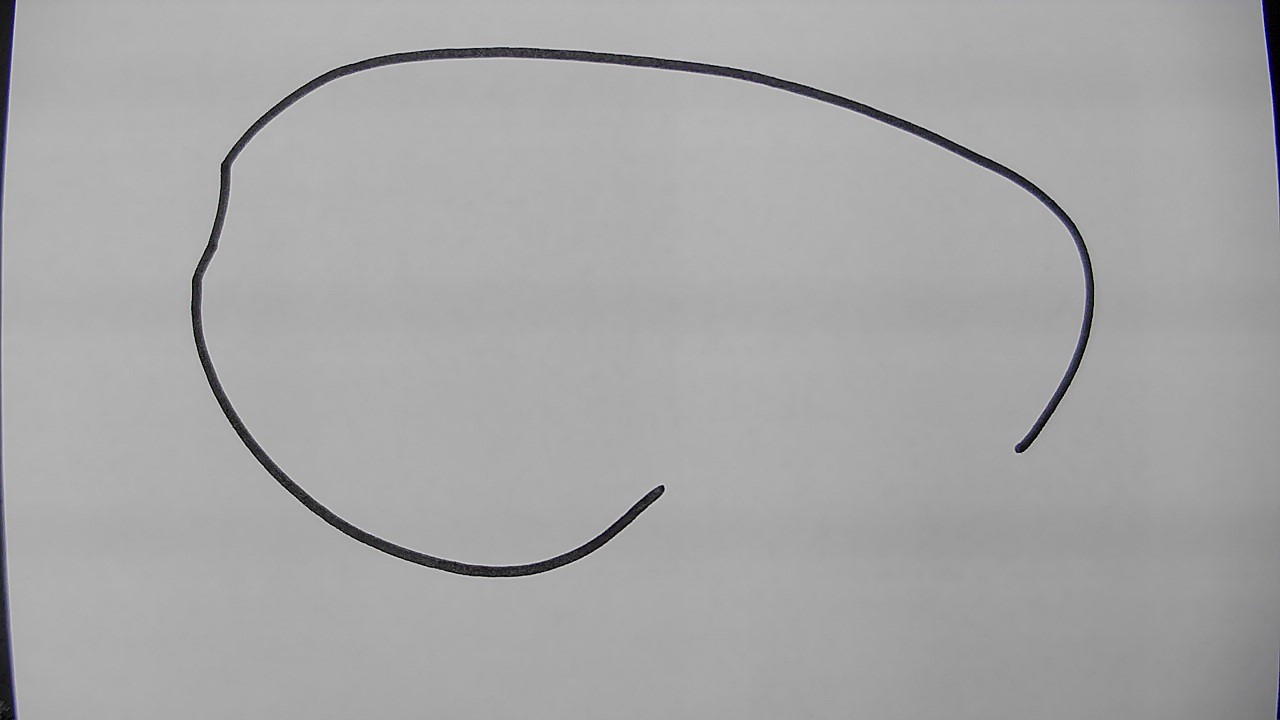
#> input picture images/testCurve.jpg, 1280 x 720 px
$ python find_contours.py
#> lines starting #> are read from the running program, lines starting #| are printed output that depends on the picture; after the words box and inside, x2 and y2 are one past the last pixel; in counts of white or black regions, pixels touching at a corner belong together
import cv2 as cv
import numpy as np
import os


def save_image(file_name, image, dir_name):
    os.chdir(dir_name)
    cv.imwrite(file_name, image)


def save_all_contours(contours, dir_name=r'C:\Users\Bogh\TestFolder'):
    pass


#  Find coord
def find_coord(contour):
    points = list()
    for point in contour:
        points.append([point[0][0], point[0][1]])  # Saving points as (x;y)
    return points


def find_longest_contour(contours):
    longest_contour = None
    longest_contour_length = 0
    for i in range(0, len(contours)):
        if len(contours[i]) > longest_contour_length:
            longest_contour = contours[i]
            longest_contour_length = len(contours[i])
    return longest_contour


def draw_all_contours(contours, hierarchy, blank, color=(0, 255, 0)):
    for i in range(0, len(contours)):
        cv.drawContours(blank, contours, i, color, 1, cv.LINE_8, hierarchy, 0)
    cv.imshow('All contours', blank)


def main():
    directory = r'C:\Users\Bogh\TestFolder'  # Directory for saving contours
    img = cv.imread('../../images/testCurve.jpg')
#> img is the input picture: shape (720, 1280, 3); mean B, G, R 166.7, 166.3, 166.4
    gray = cv.cvtColor(img, cv.COLOR_BGR2GRAY)
    blur = cv.GaussianBlur(gray, (5, 5), 1)
    canny = cv.Canny(blur, 30, 60, apertureSize=3, L2gradient=True)
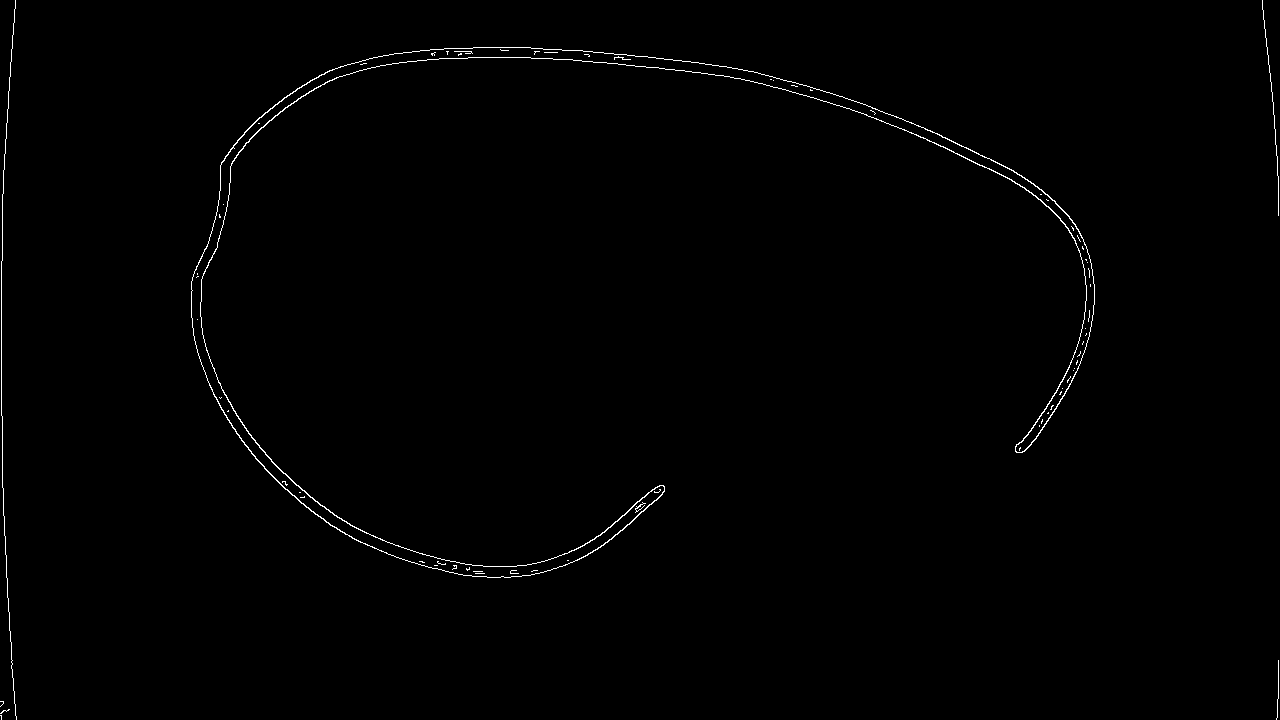
#> canny: shape (720, 1280); 0.64% white in thin lines or dots

    contours, hierarchy = cv.findContours(canny, cv.RETR_TREE, cv.CHAIN_APPROX_TC89_KCOS)  # Find contours (canny)
#> contours = 71 contours, 69 with area under 20; largest, box (x1, y1, x2, y2) and area: (191, 47, 1095, 578) 18842, (191, 47, 1095, 578) 17905
    drawing = np.zeros((canny.shape[0], canny.shape[1], 1), dtype='uint8')  # Make Matrix for drawing
    terminate_matrix = drawing.copy()

    for i in range(len(contours)):
        if len(contours[i]):  # If contour has more than 10 points
            cv.drawContours(drawing, contours, i, 255, 1, cv.LINE_8, hierarchy, 0)  # Draw contour in drawing matrix

            contour = cv.bitwise_xor(drawing, terminate_matrix)
            save_image(f'Contour#{i + 1}.jpg', contour, directory)  # Saving .jpg's of contours

            terminate_matrix = cv.bitwise_or(contour, terminate_matrix)  # Add contour to terminate matrix
#> this loop made 71 passes
#> pass 1, in main, `contour = cv.bitwise_xor(drawing, terminate_matrix)`:
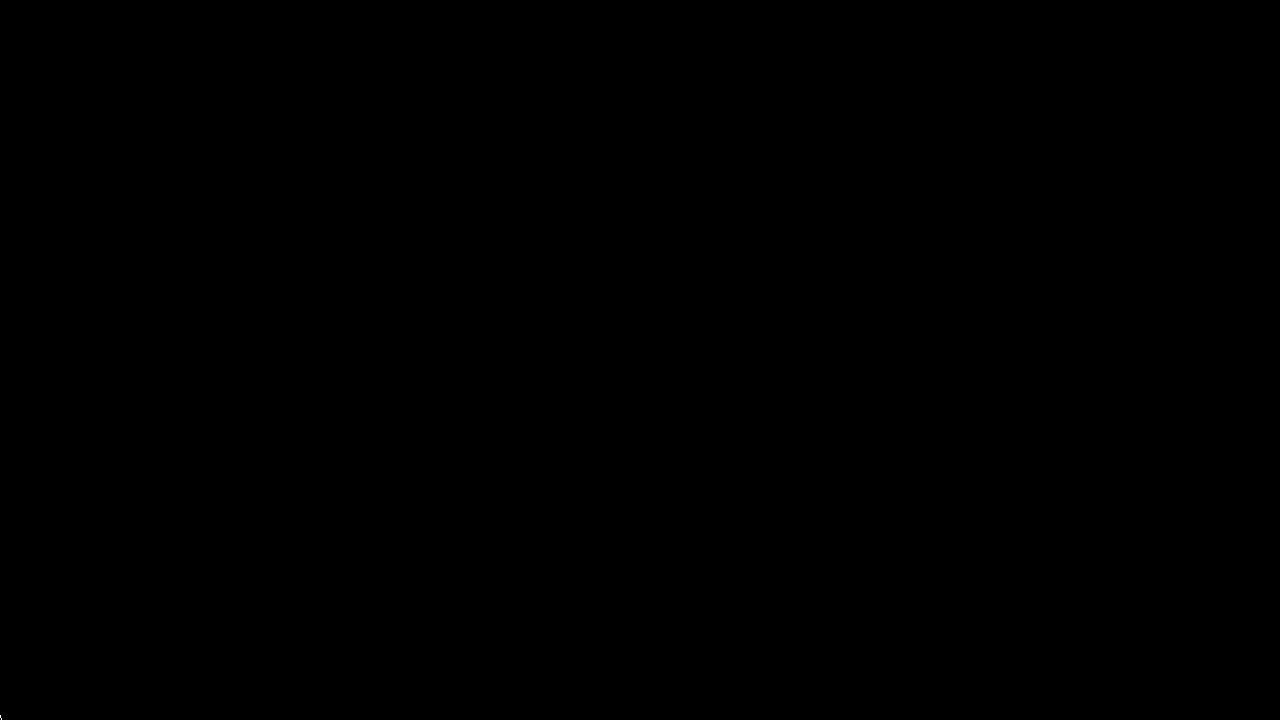
#> contour: shape (720, 1280); 0% white in thin lines or dots, all inside (x1, y1, x2, y2) = (0, 715, 2, 720)
#> after the loop:
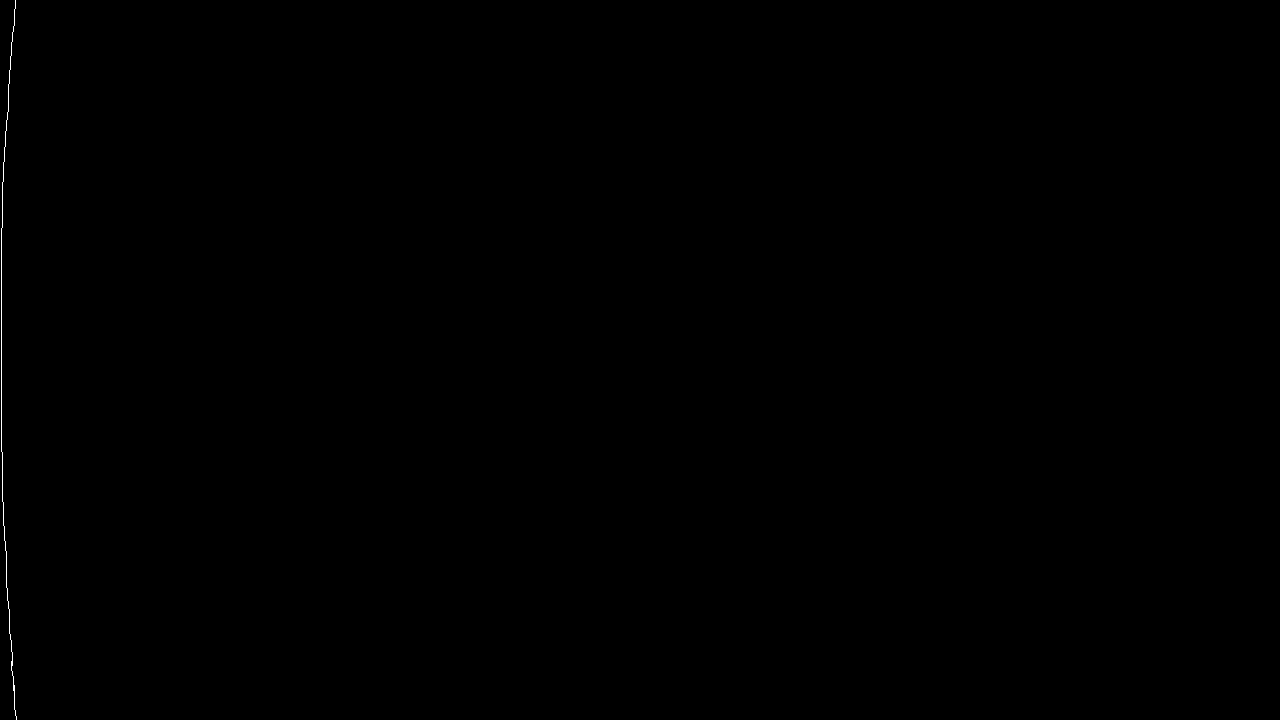
#> contour: shape (720, 1280); 0.08% white in thin lines or dots, all inside (x1, y1, x2, y2) = (1, 0, 17, 720)
#> after the loop: drawing: shape (720, 1280, 1); 0.65% white in thin lines or dots
    cv.waitKey(0)


if __name__ == '__main__':
    main()

$ run again, with images/1.jpg copied over images/testCurve.jpg
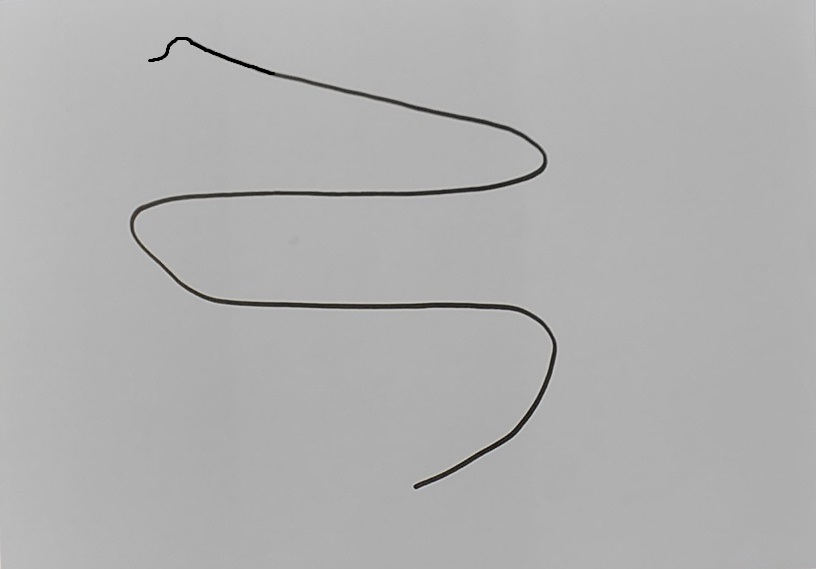
#> input picture images/1.jpg, 816 x 569 px
#> in main, img is the input picture: shape (569, 816, 3); mean B, G, R 176.2, 176.3, 176.3
#> in main, `canny = cv.Canny(blur, 30, 60, apertureSize=3, L2gradient=True)`:
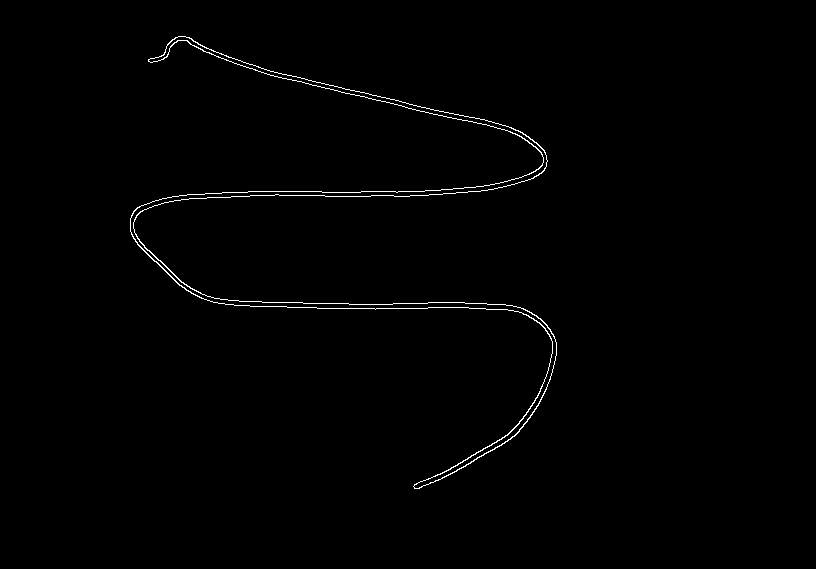
#> canny: shape (569, 816); 0.73% white in thin lines or dots, all inside (x1, y1, x2, y2) = (130, 36, 557, 489)
#> contours = 2 contours; box (x1, y1, x2, y2) and area: (130, 36, 557, 489) 6815, (130, 36, 557, 489) 6342
#> the loop in main, `for i in range(len(contours)):` made 2 passes
#> pass 2, in main, `terminate_matrix = cv.bitwise_or(contour, terminate_matrix)`:
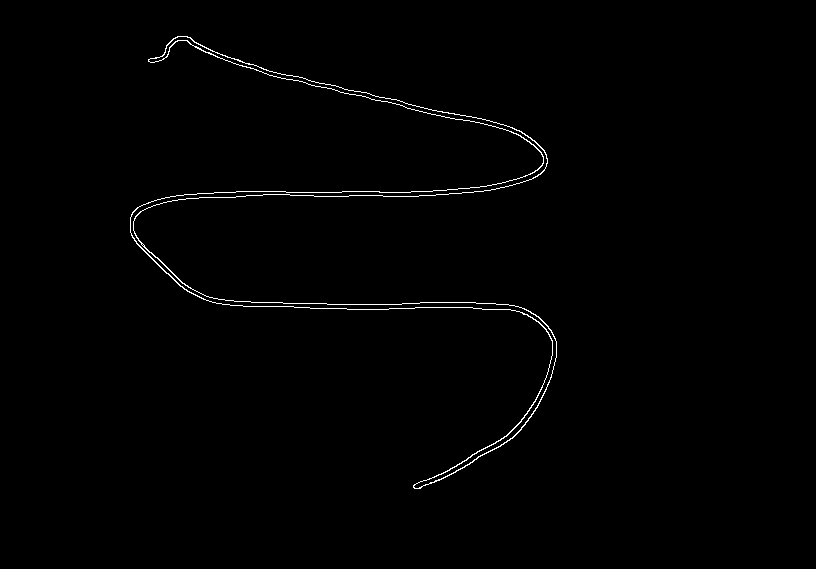
#> terminate_matrix: shape (569, 816); 0.74% white in thin lines or dots, all inside (x1, y1, x2, y2) = (130, 36, 557, 489)

$ run again, with images/25sm.jpg copied over images/testCurve.jpg
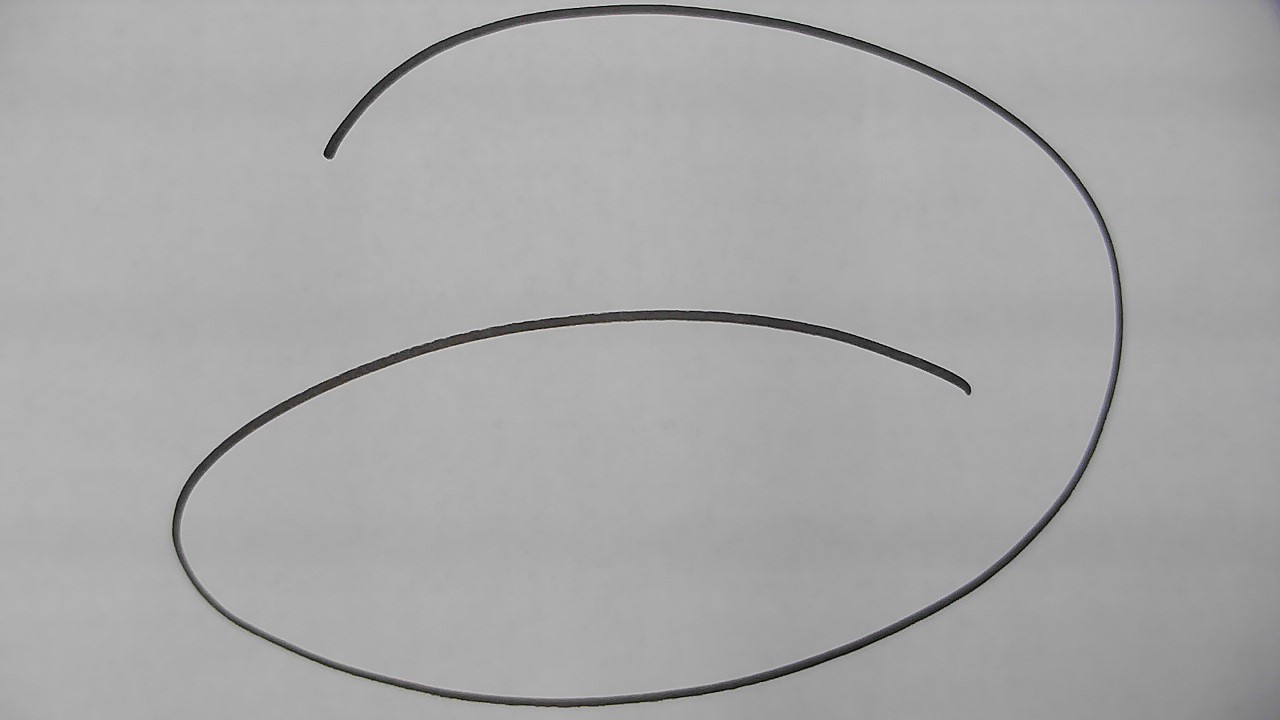
#> input picture images/25sm.jpg, 1280 x 720 px
#> in main, img is the input picture: shape (720, 1280, 3); mean B, G, R 167.5, 167.5, 167.5
#> in main, `canny = cv.Canny(blur, 30, 60, apertureSize=3, L2gradient=True)`:
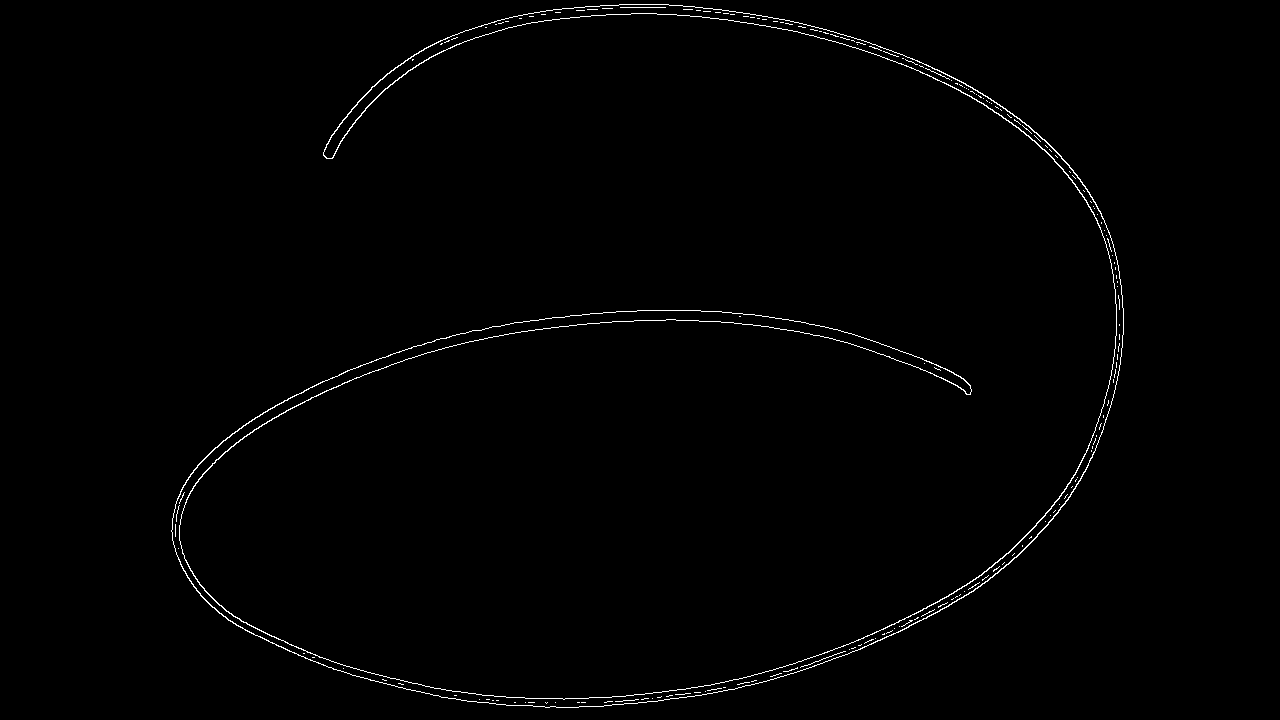
#> canny: shape (720, 1280); 0.86% white in thin lines or dots, all inside (x1, y1, x2, y2) = (171, 4, 1124, 708)
#> contours = 172 contours, 170 with area under 20; largest, box (x1, y1, x2, y2) and area: (171, 4, 1124, 708) 27132, (171, 4, 1124, 708) 25861
#> after the loop in main, `for i in range(len(contours)):`:
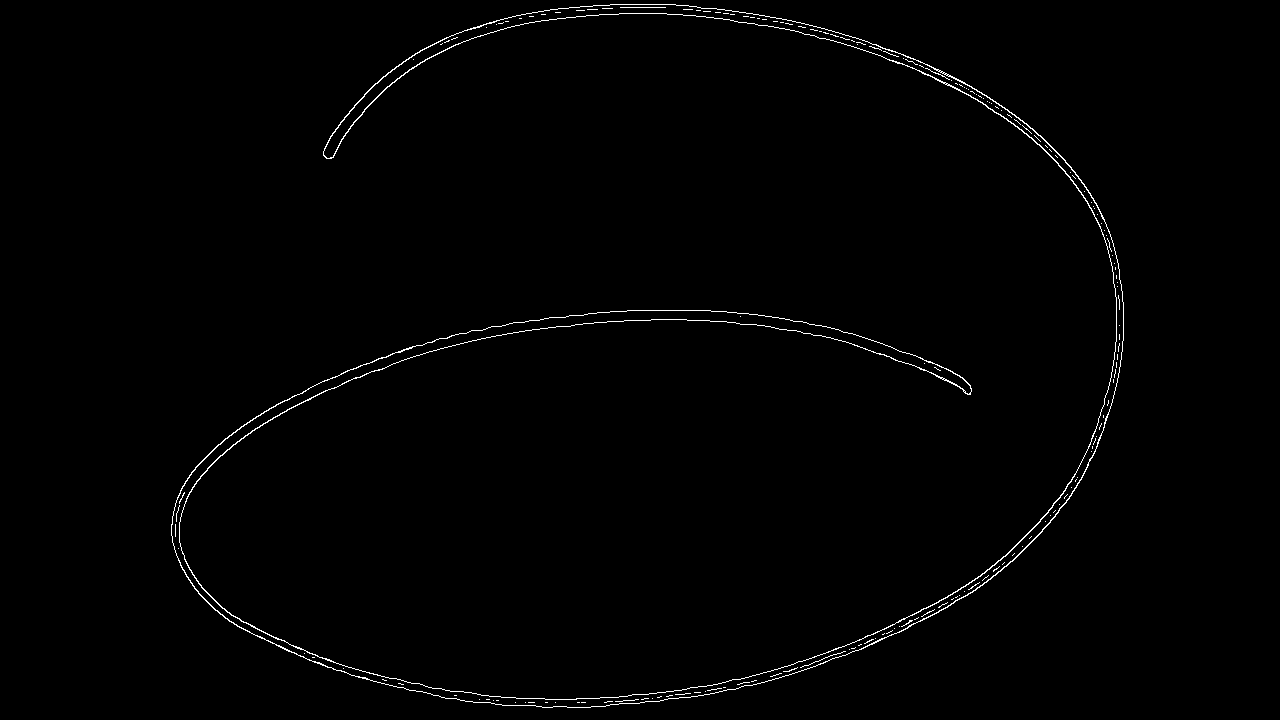
#> drawing: shape (720, 1280, 1); 0.88% white in thin lines or dots, all inside (x1, y1, x2, y2) = (171, 4, 1124, 708)
